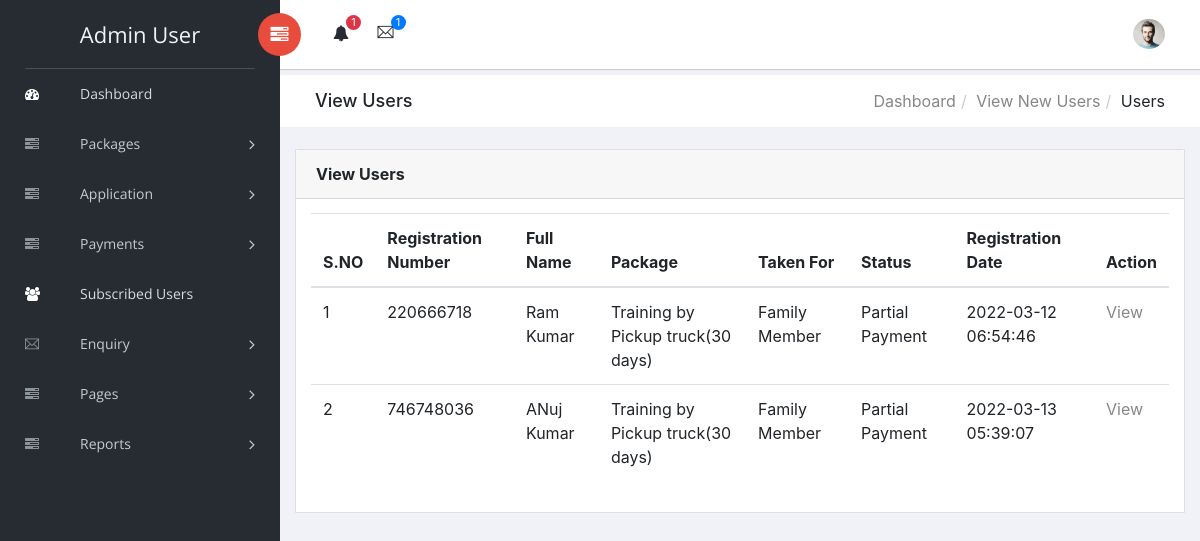
/admin/partial-payment.php (signed in), run on the app's committed database.
### tables this page shows
CREATE TABLE `tblapplication` (
  `ID` int(10) NOT NULL,
  `PackID` int(10) NOT NULL,
  `RegNumber` int(10) DEFAULT NULL,
  `UserId` int(5) DEFAULT NULL,
  `TakenFor` varchar(250) DEFAULT NULL,
  `FullName` varchar(120) DEFAULT NULL,
  `Email` varchar(120) NOT NULL,
  `MobileNumber` bigint(11) DEFAULT NULL,
  `Gender` varchar(45) DEFAULT NULL,
  `Age` int(10) DEFAULT NULL,
  `LicenceNumber` varchar(120) DEFAULT NULL,
  `UploadLicence` varchar(120) DEFAULT NULL,
  `Address` varchar(250) DEFAULT NULL,
  `AlternateNumber` bigint(11) DEFAULT NULL,
  `TrainingDate` date DEFAULT NULL,
  `TrainingTiming` varchar(120) DEFAULT NULL,
  `Remark` varchar(250) DEFAULT NULL,
  `Status` varchar(50) DEFAULT NULL,
  `RegDate` timestamp NOT NULL DEFAULT current_timestamp(),
  `Remarkdate` timestamp NULL DEFAULT NULL ON UPDATE current_timestamp()
);

CREATE TABLE `tblregusers` (
  `ID` int(11) NOT NULL,
  `FirstName` varchar(200) DEFAULT NULL,
  `LastName` varchar(200) DEFAULT NULL,
  `MobileNumber` bigint(10) DEFAULT NULL,
  `Email` varchar(200) DEFAULT NULL,
  `Password` varchar(200) DEFAULT NULL,
  `RegDate` timestamp NULL DEFAULT current_timestamp()
);

CREATE TABLE `tblpackages` (
  `ID` int(5) NOT NULL,
  `PackageName` varchar(120) DEFAULT NULL,
  `PackageDec` varchar(250) DEFAULT NULL,
  `PackageDuration` varchar(120) DEFAULT NULL,
  `PackagePrice` varchar(120) DEFAULT NULL,
  `PackageDate` timestamp NULL DEFAULT current_timestamp()
);

### admin/partial-payment.php (the view, shortened to what this page needs)
<?php
include('includes/dbconnection.php');
if (strlen($_SESSION['cdsmsaid']==0)) {
  header('location:logout.php');
  } else{
  ?>
<!doctype html>
<html class="no-js" lang="en">
<head>
    <link rel="stylesheet" href="vendors/bootstrap/dist/css/bootstrap.min.css">
    <link rel="stylesheet" href="vendors/font-awesome/css/font-awesome.min.css">
    <link rel="stylesheet" href="vendors/themify-icons/css/themify-icons.css">
    <link rel="stylesheet" href="vendors/flag-icon-css/css/flag-icon.min.css">
    <link rel="stylesheet" href="vendors/selectFX/css/cs-skin-elastic.css">
    <link rel="stylesheet" href="assets/css/style.css">
</head>
<body>
    <?php include_once('includes/sidebar.php');?>
    <div id="right-panel" class="right-panel">
        <?php include_once('includes/header.php');?>
        <div class="breadcrumbs">
            <div class="col-sm-4">
                <div class="page-header float-left">
                    <div class="page-title">
                        <h1>View Users</h1>
                    </div>
                </div>
            </div>
            <div class="col-sm-8">
                <div class="page-header float-right">
                    <div class="page-title">
                        <ol class="breadcrumb text-right">
                            <li><a href="dashboard.php">Dashboard</a></li>
                            <li><a href="registered-new-users.php">View New Users</a></li>
                            <li class="active">Users</li>
                        </ol>
                    </div>
                </div>
            </div>
        </div>
        <div class="content mt-3">
            <div class="animated fadeIn">
                <div class="row">
                    <div class="col-lg-12">
                        <div class="card">
                            <div class="card-header">
                                <strong class="card-title">View Users</strong>
                            </div>
                            <div class="card-body">
                                <table class="table">
                                    <thead>
                                        <tr>
                                            <tr>
                  <th>S.NO</th>
<th>Registration Number</th>
<th>Full Name</th>
<th>Package</th>
<th>Taken For</th>
<th>Status</th>
<th>Registration Date</th>
<th>Action</th>
 </tr>
                                        </tr>
                                        </thead>
                                    <?php
$ret=mysqli_query($con,"select tblregusers.ID,tblregusers.FirstName,tblregusers.LastName,tblregusers.MobileNumber,tblregusers.Email,tblpackages.PackageName,tblapplication.ID as aapid,tblapplication.PackID,tblapplication.Status,tblapplication.RegNumber,tblapplication.UserId,tblapplication.TakenFor,tblapplication.RegDate,tblapplication.PackID from tblapplication join tblpackages on tblpackages.ID=tblapplication.PackID join tblregusers on tblregusers.ID=tblapplication.UserId where tblapplication.Status ='Partial Payment'");
$cnt=1;
while ($row=mysqli_fetch_array($ret)) {
?>
                <tr>
                  <td><?php echo $cnt;?></td>
                  <td><?php  echo $row['RegNumber'];?></td>
                  <td><?php  echo $row['FirstName'];?> <?php  echo $row['LastName'];?></td>
                  <td><?php  echo $row['PackageName'];?></td>
                  <td><?php  echo $row['TakenFor'];?></td>
                   <?php if($row['Status']==""){ ?>
                     <td class="font-w600"><?php echo "Not Updated Yet"; ?></td>
                     <?php } else { ?>
                      <td><?php  echo $row['Status'];?></td><?php } ?>
                      <td><?php  echo $row['RegDate'];?></td>
                  <td><a href="view-payments-details.php?viewid=<?php echo $row['aapid'];?>">View</a></td>
                </tr>
                <?php
$cnt=$cnt+1;
}?>
                                </table>
                            </div>
                        </div>
                    </div>
                </div>
            </div>
        </div>
    </div>
</body>
</html>
<?php }  ?>

### admin/includes/sidebar.php (shortened to what this page needs)
<aside id="left-panel" class="left-panel">
        <nav class="navbar navbar-expand-sm navbar-default">
<?php
$adminid=$_SESSION['cdsmsaid'];
$ret=mysqli_query($con,"select AdminName from tbladmin where ID='$adminid'");
$row=mysqli_fetch_array($ret);
$name=$row['AdminName'];
?>
            <div class="navbar-header">
                <a class="navbar-brand" href="dashboard.php"><?php echo $name; ?></a>
            </div>
            <div id="main-menu" class="main-menu collapse navbar-collapse">
                <ul class="nav navbar-nav">
                    <li class="active">
                        <a href="dashboard.php"> <i class="menu-icon fa fa-dashboard"></i>Dashboard </a>
                    </li>
<li class="menu-item-has-children dropdown">
                        <a href="#" class="dropdown-toggle" data-toggle="dropdown" aria-haspopup="true" aria-expanded="false"> <i class="menu-icon fa fa-tasks"></i>Packages</a>
                    </li>
<li class="menu-item-has-children dropdown">
                        <a href="#" class="dropdown-toggle" data-toggle="dropdown" aria-haspopup="true" aria-expanded="false"> <i class="menu-icon fa fa-tasks"></i>Application</a>
                    </li>
<li class="menu-item-has-children dropdown">
                        <a href="#" class="dropdown-toggle" data-toggle="dropdown" aria-haspopup="true" aria-expanded="false"> <i class="menu-icon fa fa-tasks"></i>Payments</a>
                    </li>
                     <li class="active">
                        <a href="subscribed-users.php"> <i class="menu-icon fa fa-users"></i>Subscribed Users</a>
                    </li>
               <li class="menu-item-has-children dropdown">
                        <a href="registered-users.php" class="dropdown-toggle" data-toggle="dropdown" aria-haspopup="true" aria-expanded="false"> <i class="menu-icon ti-email"></i>Enquiry</a>
                    </li>
   <li class="menu-item-has-children dropdown">
                        <a href="#" class="dropdown-toggle" data-toggle="dropdown" aria-haspopup="true" aria-expanded="false"> <i class="menu-icon fa fa-tasks"></i>Pages</a>
                    </li>
                    <li class="menu-item-has-children dropdown">
                        <a href="#" class="dropdown-toggle" data-toggle="dropdown" aria-haspopup="true" aria-expanded="false"> <i class="menu-icon fa fa-tasks"></i>Reports</a>
                    </li>
                </ul>
            </div>
        </nav>
    </aside>

### data on the page
tblapplication: RegNumber "220666718", UserId.FirstName "Ram", UserId.LastName "Kumar", PackID.PackageName "Training by Pickup truck(30 days)", TakenFor "Family Member", Status "Partial Payment", RegDate "2022-03-12 06:54:46"
tblapplication: RegNumber "746748036", UserId.FirstName "ANuj", UserId.LastName "Kumar", PackID.PackageName "Training by Pickup truck(30 days)", TakenFor "Family Member", Status "Partial Payment", RegDate "2022-03-13 05:39:07"

### other printed values
$name "Admin User"
$num "1"
$num1 "1"
